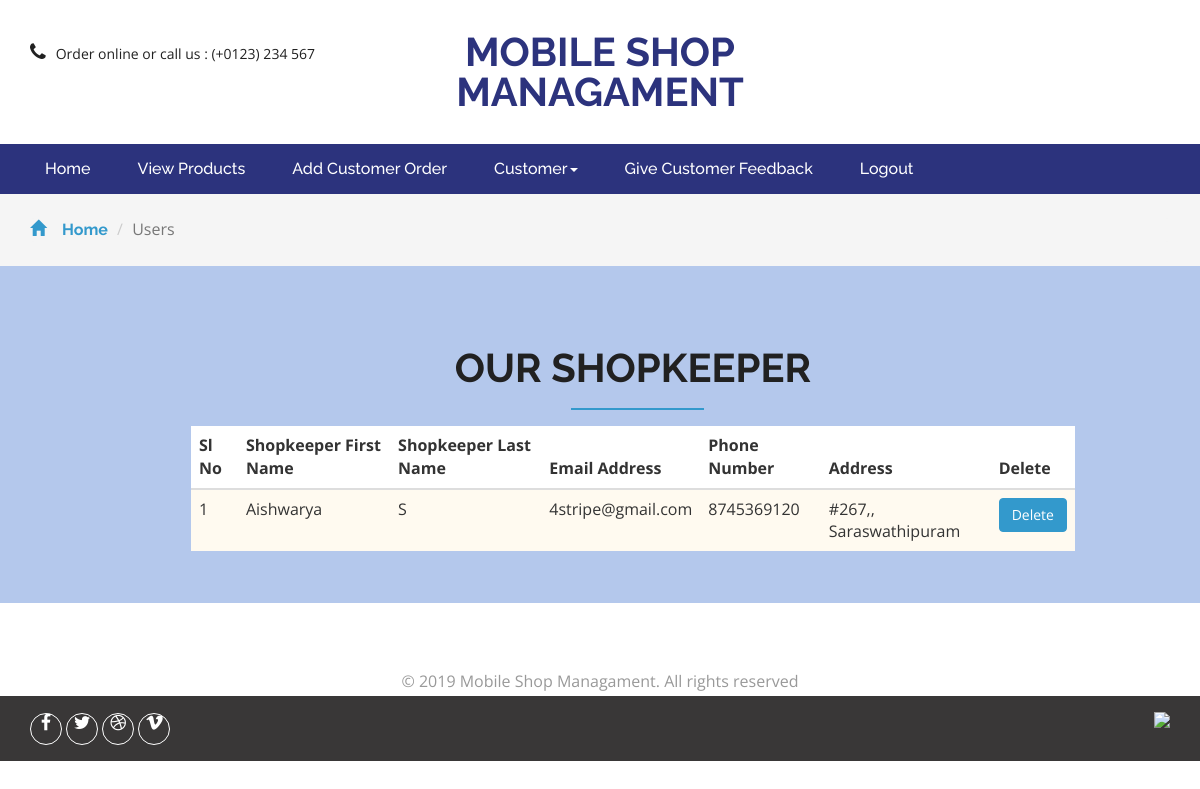
Page /view_shopkeeper.php on the committed database.
### tables this page shows
CREATE TABLE `shopkeeper` (
  `sid` int(100) NOT NULL AUTO_INCREMENT,
  `f_name` varchar(200) DEFAULT NULL,
  `l_name` varchar(200) DEFAULT NULL,
  `s_mail` varchar(200) DEFAULT NULL,
  `s_pass` varchar(200) DEFAULT NULL,
  `s_pho` varchar(200) DEFAULT NULL,
  `s_address` varchar(200) DEFAULT NULL,
  `s_active` varchar(100) DEFAULT '1',
  PRIMARY KEY (`sid`)
);

### view_shopkeeper.php (the view, shortened to what this page needs)
<?php include("header.php"); ?>
<div class="breadcrumbs">
    <div class="container">
        <ol class="breadcrumb breadcrumb1 animated wow slideInLeft" data-wow-delay=".5s">
            <li><a href="admin_dashboard.php"><span class="glyphicon glyphicon-home" aria-hidden="true"></span>Home</a></li>
            <li class="active">Users</li>
        </ol>
    </div>
</div>
<div class="footer">
    <div class="container" style="margin-left: -1em;">
        <div class="col-md-6 w3_agileits_contact_grid_right">
            <h2 class="w3_agile_header">Our<span> Shopkeeper</span></h2>
            <div class="table-responsive">
                <form action="view_shopkeeper.php" method="post">
                    <table id="example" class="table table-responsive">
                        <thead style="text-align: center">
                            <tr style="background: white;">
                                <th>Sl No</th>
                                <th>Shopkeeper First Name</th>
                                <th>Shopkeeper Last Name</th>
                                <th>Email Address</th>
                                <th>Phone Number</th>
                                <th>Address</th>
                                <th>Delete</th>
                            </tr>
                        </thead>
                        <tbody style="background: floralwhite;">
                            <?php
                            $count = 1;
                            include("../config.php");
                            $query = mysqli_query($connection, "SELECT * FROM `shopkeeper` where s_active=1");
                            while ($row = mysqli_fetch_array($query)) {
                                print '<tr>';
                                print '<td>' . $count++ . '</td>';
                                print '<td>' . $row['f_name'] . '</td>';
                                print '<td>' . $row['l_name'] . '</td>';
                                print '<td>' . $row['s_mail'] . '</td>';
                                print '<td>' . $row['s_pho'] . '</td>';
                                print '<td>' . $row['s_address'] . '</td>';
                                print '<td><button type="submit" name="delete" class="btn btn-danger" onClick="return doconfirm();" value=' . $row['sid'] . '>Delete</button></td>';
                                 print '</tr>';
                            }
                            ?>
                        </tbody>
                    </table>
                </form>
            </div>
        </div>
        <div class="clearfix"> </div>
    </div>
</div>
<?php include("footer.php"); ?>

### style.css (style rules this page uses)
html, body { font-size: 100%; font-family: 'Open Sans', sans-serif; background:#ffffff; }
ul li,ol li { font-size:14px; }
h1,h2,h3,h4,h5,h6,a { font-family: 'Raleway', sans-serif; margin:0; font-weight:700; }
.btn-danger { color: #fff; background-color: #3399cc; border-color: #3399cc; }
.footer { padding: 5em 0 2em; background: #9db7e6c2; }
.breadcrumb1 li span { left: 0em; padding-right: 1em; color: #3399cc; }
.breadcrumbs { padding: 1.5em 0; background: #f5f5f5; }
.breadcrumb { margin-bottom: 0 !important; padding: 0 !important; }
.breadcrumb1 li { font-size: 1em; color: #999; }
.breadcrumb1 li a { color: #3399cc; text-decoration: none; }
h3.w3_agile_header,h2.w3_agile_header { text-align: center; color: #212121; padding-bottom: .5em; position: relative; font-size: 2.5em; text-transform: uppercase }
h3.w3_agile_header:after,h2.w3_agile_header:after { content: ''; background: #3399cc; height: 2px; width: 15%; position: absolute; bottom: 0%; left: 43%; }
.w3_agileits_contact_grid_right { padding:0 4em 0 12em; }
.w3_agileits_contact_grid_right form { padding:1em 0 0; }
.glyphicon { position: relative; top: 1px; display: inline-block; font-family: 'Glyphicons Halflings'; font-style: normal; font-weight: 400; line-height: 1; -webkit-font-smoothing: antialiased; -moz-osx-font-smoothing: grayscale; color: #777; }

### rows in the picture
shopkeeper: f_name "Aishwarya", l_name "S", s_mail "4stripe@gmail.com", s_pho "8745369120", s_address "#267,, Saraswathipuram"
